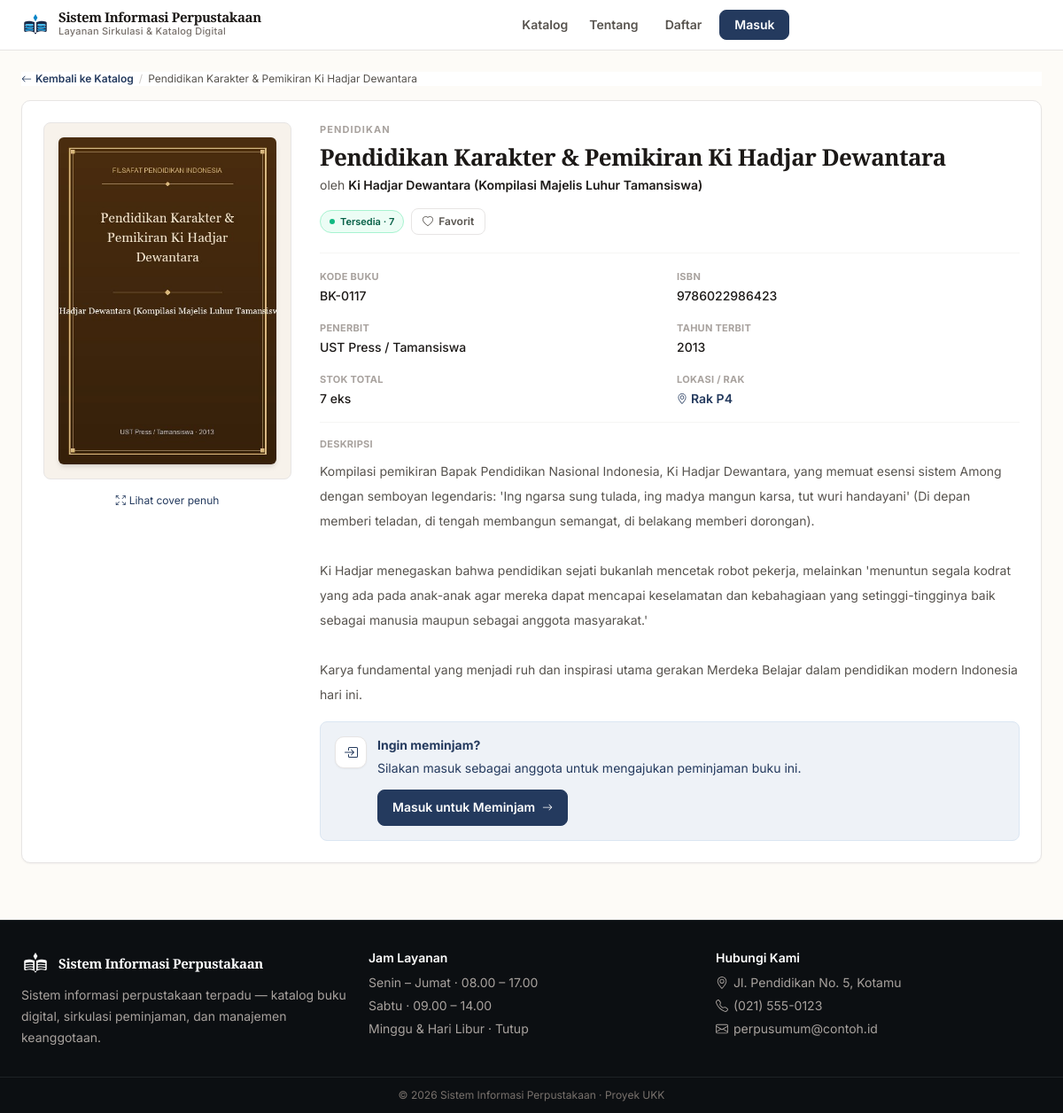
The page /detail.php?id=117&back=/perpustakaan/index.php on the database its author committed.
### tables this page shows
CREATE TABLE `buku` (
  `id_buku` int NOT NULL AUTO_INCREMENT,
  `kode_buku` varchar(20) NOT NULL,
  `isbn` varchar(30) DEFAULT NULL,
  `judul` varchar(200) NOT NULL,
  `penulis` varchar(150) NOT NULL,
  `penerbit` varchar(150) DEFAULT NULL,
  `tahun_terbit` year DEFAULT NULL,
  `id_kategori` int DEFAULT NULL,
  `deskripsi` text,
  `cover` varchar(255) DEFAULT NULL,
  `stok` int NOT NULL DEFAULT '0',
  `tersedia` int NOT NULL DEFAULT '0',
  `is_arsip` tinyint(1) NOT NULL DEFAULT '0',
  `arsip_at` datetime DEFAULT NULL,
  `lokasi_rak` varchar(50) DEFAULT NULL,
  `created_at` timestamp NOT NULL DEFAULT CURRENT_TIMESTAMP,
  PRIMARY KEY (`id_buku`),
  UNIQUE KEY `kode_buku` (`kode_buku`),
  UNIQUE KEY `uniq_buku_isbn` (`isbn`),
  KEY `id_kategori` (`id_kategori`),
  KEY `idx_buku_arsip` (`is_arsip`),
  CONSTRAINT `buku_ibfk_1` FOREIGN KEY (`id_kategori`) REFERENCES `kategori` (`id_kategori`) ON DELETE SET NULL
);

CREATE TABLE `kategori` (
  `id_kategori` int NOT NULL AUTO_INCREMENT,
  `nama_kategori` varchar(100) NOT NULL,
  `keterangan` varchar(255) DEFAULT NULL,
  PRIMARY KEY (`id_kategori`),
  UNIQUE KEY `uniq_kategori_nama` (`nama_kategori`)
);

### includes/auth.php (called while the page is built, shortened)
<?php
function is_login() {
    return isset($_SESSION['role']);
}
function is_anggota() {
    return is_login() && $_SESSION['role'] === 'anggota';
}

### detail.php (the view, shortened to what this page needs)
<?php
require_once __DIR__ . '/config/bootstrap.php';
$id_buku = isset($_GET['id']) ? (int) $_GET['id'] : 0;
$stmt = $pdo->prepare("SELECT b.*, k.nama_kategori
                        FROM buku b
                        LEFT JOIN kategori k ON k.id_kategori = b.id_kategori
                        WHERE b.id_buku = :id");
$stmt->execute([':id' => $id_buku]);
$buku = $stmt->fetch();
$sudah_favorit = false;
$back_url = BASE_URL . '/index.php#koleksi';
if (!empty($_GET['back'])) {
    $cand = trim($_GET['back']);
    if (str_starts_with($cand, BASE_URL . '/') || str_starts_with($cand, '/')) {
        $back_url = $cand;
    }
}
require_once __DIR__ . '/includes/header.php';
?>
<nav class="text-xs mb-4 flex items-center justify-between gap-2" style="color: var(--text-faint)">
  <div class="flex items-center gap-1.5 min-w-0">
    <a href="<?= e($back_url) ?>" class="inline-flex items-center gap-1 font-semibold hover:underline" style="color: var(--accent-text)">
      <i class="bi bi-arrow-left text-xs"></i> Kembali ke Katalog
    </a>
    <span class="opacity-40">/</span>
    <span class="truncate" style="color: var(--text-muted)"><?= e($buku['judul']) ?></span>
  </div>
</nav>
<div class="bg-white rounded-xl border p-5 sm:p-6 grid grid-cols-1 md:grid-cols-[280px_1fr] gap-6 sm:gap-8" style="border-color: var(--border)">
  <div class="md:col-span-1">
    <div class="rounded-xl overflow-hidden border flex items-center justify-center p-3 sm:p-4" style="background: var(--paper-2); border-color: var(--border); min-height: 360px;">
      <a href="<?= e(cover_url($buku['cover'])) ?>" target="_blank" rel="noopener noreferrer" title="Lihat cover ukuran penuh" class="group/cover block relative">
        <img src="<?= e(cover_url($buku['cover'])) ?>" alt="Cover <?= e($buku['judul']) ?>" class="w-auto h-auto max-h-[380px] max-w-full rounded-md shadow-md object-contain transition-transform duration-200 group-hover/cover:scale-[1.02]" onerror="this.src='<?= BASE_URL ?>/assets/img/no-cover.svg'">
      </a>
    </div>
    <div class="text-center mt-2.5">
      <a href="<?= e(cover_url($buku['cover'])) ?>" target="_blank" rel="noopener noreferrer" class="inline-flex items-center gap-1 text-xs hover:underline" style="color: var(--accent-text)">
        <i class="bi bi-arrows-fullscreen text-[11px]"></i> Lihat cover penuh
      </a>
    </div>
  </div>
  <div class="md:col-span-1 min-w-0">
    <p class="text-[11px] font-bold tracking-widest uppercase mb-1.5" style="color: var(--text-faint-2)"><?= e($buku['nama_kategori'] ?? 'Tanpa Kategori') ?></p>
    <h1 class="font-display text-[22px] sm:text-[26px] font-bold leading-tight mb-1.5" style="color: var(--text)"><?= e($buku['judul']) ?></h1>
    <p class="text-sm mb-4" style="color: var(--text-muted)">oleh <span class="font-semibold" style="color: var(--text)"><?= e($buku['penulis']) ?></span></p>
    <div class="mb-5 flex flex-wrap items-center gap-2">
      <?= badge_ketersediaan((int)$buku['tersedia'], !empty($buku['is_arsip'])) ?>
      <?php if (is_anggota()): ?>
        <form method="post" action="<?= BASE_URL ?>/anggota/toggle_favorit.php">
      <?= csrf_field() ?>
          <input type="hidden" name="id_buku" value="<?= (int)$buku['id_buku'] ?>">
          <input type="hidden" name="redirect" value="detail">
          <button type="submit"
            class="inline-flex items-center gap-1.5 text-xs font-semibold px-3 py-1.5 rounded-full border transition
            <?= $sudah_favorit ? 'bg-red-50 border-red-200 text-red-700' : 'bg-white hover:bg-slate-50' ?>" style="<?= $sudah_favorit ? '' : 'border-color: var(--border); color: var(--text-muted)' ?>">
            <?= $sudah_favorit ? '<i class="bi bi-heart-fill"></i> Difavoritkan' : '<i class="bi bi-heart"></i> Favorit' ?>
          </button>
        </form>
      <?php else: ?>
        <button type="button" onclick="showNoticeModal('Silakan login sebagai anggota untuk menambah buku ke Favorit.')"
            class="inline-flex items-center gap-1.5 text-xs font-semibold px-3 py-1.5 rounded-full border bg-white hover:bg-slate-50 transition" style="border-color: var(--border); color: var(--text-muted)">
            <i class="bi bi-heart"></i> Favorit
        </button>
      <?php endif; ?>
    </div>
    <div class="grid grid-cols-2 gap-x-6 gap-y-4 text-sm mb-6 border-y py-4" style="border-color: var(--border-faint)">
      <div>
        <p class="text-[11px] font-bold uppercase tracking-wide" style="color: var(--text-faint-2)">Kode Buku</p>
        <p class="font-medium mt-0.5" style="color: var(--text)"><?= e($buku['kode_buku']) ?></p>
      </div>
      <div>
        <p class="text-[11px] font-bold uppercase tracking-wide" style="color: var(--text-faint-2)">ISBN</p>
        <p class="font-medium mt-0.5" style="color: var(--text)"><?= e($buku['isbn'] ?: '—') ?></p>
      </div>
      <div>
        <p class="text-[11px] font-bold uppercase tracking-wide" style="color: var(--text-faint-2)">Penerbit</p>
        <p class="font-medium mt-0.5" style="color: var(--text)"><?= e($buku['penerbit'] ?: '—') ?></p>
      </div>
      <div>
        <p class="text-[11px] font-bold uppercase tracking-wide" style="color: var(--text-faint-2)">Tahun Terbit</p>
        <p class="font-medium mt-0.5" style="color: var(--text)"><?= e($buku['tahun_terbit'] ?: '—') ?></p>
      </div>
      <div>
        <p class="text-[11px] font-bold uppercase tracking-wide" style="color: var(--text-faint-2)">Stok Total</p>
        <p class="font-medium mt-0.5" style="color: var(--text)"><?= (int)$buku['stok'] ?> eks</p>
      </div>
      <div>
        <p class="text-[11px] font-bold uppercase tracking-wide" style="color: var(--text-faint-2)">Lokasi / Rak</p>
        <p class="font-semibold mt-0.5 flex items-center gap-1" style="color: var(--accent)">
          <i class="bi bi-geo-alt text-xs"></i>
          <?= e($buku['lokasi_rak'] ?: 'Belum ditentukan') ?>
        </p>
      </div>
    </div>
    <div class="mb-6">
      <p class="text-[11px] font-bold uppercase tracking-wide mb-2" style="color: var(--text-faint-2)">Deskripsi</p>
      <p class="text-sm leading-7" style="color: var(--text-muted)"><?= nl2br(e($buku['deskripsi'] ?: 'Belum ada deskripsi untuk buku ini.')) ?></p>
    </div>
    <?php if (!is_login()): ?>
      <div class="border rounded-xl p-4" style="background: var(--accent-soft); border-color: var(--accent-soft-2); color: var(--accent-text)">
        <div class="flex gap-3">
          <span class="w-9 h-9 rounded-xl bg-white border flex items-center justify-center shrink-0" style="border-color: var(--accent-soft-2); color: var(--accent-text)"><i class="bi bi-box-arrow-in-right"></i></span>
          <div class="min-w-0 flex-1">
            <p class="text-sm font-bold" style="color: var(--accent-text)">Ingin meminjam?</p>
            <p class="text-sm mt-1 leading-6" style="color: var(--accent-text)">Silakan masuk sebagai anggota untuk mengajukan peminjaman buku ini.</p>
            <a href="<?= BASE_URL ?>/login.php" class="inline-flex items-center gap-2 mt-3 px-4 py-2.5 rounded-xl bg-brand-600 hover:bg-brand-700 text-white text-sm font-bold transition">Masuk untuk Meminjam <i class="bi bi-arrow-right text-xs"></i></a>
          </div>
        </div>
      </div>
    <?php endif; ?>
  </div>
</div>
<?php require_once __DIR__ . '/includes/footer.php'; ?>

### includes/functions.php (shortened to what this page needs)
<?php
function e($string) {
    return htmlspecialchars($string ?? '', ENT_QUOTES, 'UTF-8');
}
function cover_url($nama_file, $use_thumb = false) {
    return UPLOAD_URL . $nama_file;
}
function badge_ketersediaan($tersedia, $is_arsip = false) {
    if ($tersedia > 0) {
        return '<span class="inline-flex items-center gap-1.5 rounded-full border text-[11px] font-semibold px-2.5 py-1" style="background: var(--badge-emerald-bg); border-color: var(--badge-emerald-border); color: var(--badge-emerald-text)"><span class="w-1.5 h-1.5 rounded-full" style="background:#10b981"></span>Tersedia · ' . (int)$tersedia . '</span>';
    }
    return '<span class="inline-flex items-center gap-1.5 rounded-full border text-[11px] font-semibold px-2.5 py-1" style="background: var(--badge-red-bg); border-color: var(--badge-red-border); color: var(--badge-red-text)"><span class="w-1.5 h-1.5 rounded-full" style="background:#ef4444"></span>Habis</span>';
}

### assets/css/app.css (style rules this page uses)
:root { color-scheme: light; --paper: #fdfbf7; --paper-2: #f7f2eb; --surface: #ffffff; --surface-2: #faf8f5; --surface-hover: #f5f1ea; --border: #e7e5e4; --border-strong: #d6d3d1; --border-faint: #f5f5f4; --text: #1c1917; --text-muted: #57534e; --text-faint: #78716c; --text-faint-2: #a8a29e; --accent: #243a5e; --accent-hover: #1a2c4a; --accent-soft: #eef2f7; --accent-soft-2: #dbe6f2; --accent-ring: rgba(36,58,94,.14); --accent-text: #243a5e; --radius-sm: 6px; --radius: 8px; --radius-md: 10px; --radius-lg: 12px; --radius-xl: 14px; --shadow-xs: 0 1px 2px rgba(16,24,40,.05); --shadow-sm: 0 1px 3px rgba(16,24,40,.06); --shadow: 0 2px 8px rgba(16,24,40,.06); --font-body: Inter, ui-sans-serif, system-ui, -apple-system, "Segoe UI", sans-serif; --font-display: "EB Garamond", "Source Serif 4", Georgia, "Times New Roman", serif; --transition: 160ms ease; --transition-fast: 120ms ease; --badge-amber-bg: #fffbeb; --badge-amber-border: #fde68a; --badge-amber-text: #92400e; --badge-red-bg: #fef2f2; --badge-red-border: #fecaca; --badge-red-text: #991b1b; --badge-emerald-bg: #ecfdf5; --badge-emerald-border: #a7f3d0; --badge-emerald-text: #065f46; --badge-slate-bg: #f8fafc; --badge-slate-border: var(--border); --badge-slate-text: var(--text-faint); }
html { scroll-behavior: smooth; }
body { font-family: var(--font-body); background: var(--paper); color: var(--text); -webkit-font-smoothing: antialiased; text-rendering: optimizeLegibility; line-height: 1.65; }
h1, h2, h3, .font-display, .hero-title { font-family: var(--font-display); letter-spacing: -0.02em; line-height: 1.2; color: var(--text); }
h1 { font-weight: 700; }
@media (prefers-reduced-motion: no-preference) { * { scroll-behavior: auto; } }
nav { background: var(--surface) !important; border-color: var(--border) !important; backdrop-filter: none !important; -webkit-backdrop-filter: none !important; box-shadow: none !important; }
.bg-white.rounded-2xl, .bg-white.rounded-3xl, .bg-white.rounded-xl, .profile-card, .report-stat, .report-sheet, .responsive-table-card, .mobile-card, .member-loan-card, .history-stat { border: 1px solid var(--border) !important; border-radius: var(--radius-md) !important; box-shadow: var(--shadow-xs) !important; background: var(--surface) !important; }
a.bg-brand-600, button.bg-brand-600, .bg-brand-600 { background: var(--accent) !important; color: #fff !important; border: 1px solid var(--accent) !important; border-radius: var(--radius) !important; box-shadow: none !important; font-weight: 600 !important; font-size: 0.875rem !important; transition: background var(--transition-fast), border-color var(--transition-fast), color var(--transition-fast) !important; transform: none !important; }
a.border, button.border { border-radius: var(--radius) !important; font-weight: 600 !important; }
.rounded-xl { border-radius: var(--radius) !important; }
.px-4.py-2\.5 { padding-top: 0.6rem !important; padding-bottom: 0.6rem !important; }
input, select, textarea, button { max-width: 100%; }
body { animation: none !important; }
main > * { animation: none !important; }
a { transition: color var(--transition-fast) !important; }
.grid.grid-cols-2 { gap: 0.9rem !important; }
@media (min-width: 768px) { .grid.grid-cols-2 { gap: 1rem !important; } }
.mb-6 { margin-bottom: 1rem !important; }

### rows shown on the page
buku: judul "Pendidikan Karakter & Pemikiran Ki Hadjar Dewantara", cover (picture), id_kategori.nama_kategori "PENDIDIKAN", penulis "Ki Hadjar Dewantara (Kompilasi Majelis Luhur Tamansiswa)", tersedia "7", kode_buku "BK-0117", isbn "9786022986423", penerbit "UST Press / Tamansiswa", tahun_terbit "2013", stok "7", lokasi_rak "Rak P4", deskripsi "Kompilasi pemikiran Bapak Pendidikan Nasional Indonesia, Ki Hadjar Dewantara, yang memuat esensi sistem Among dengan semboyan legendaris: 'Ing ngarsa sung tulada, ing madya mangun karsa, tut wuri handayani' (Di depan memberi teladan, di tengah membangun semangat, di belakang memberi dorongan). Ki Hadjar menegaskan bahwa pendidikan sejati bukanlah mencetak robot pekerja, melainkan 'menuntun segala kodrat yang ada pada anak-anak agar mereka dapat mencapai keselamatan dan kebahagiaan yang setinggi-tingginya baik sebagai manusia maupun sebagai anggota masyarakat.' Karya fundamental yang menjadi ruh dan inspirasi utama gerakan Merdeka Belajar dalam pendidikan modern Indonesia hari ini."
